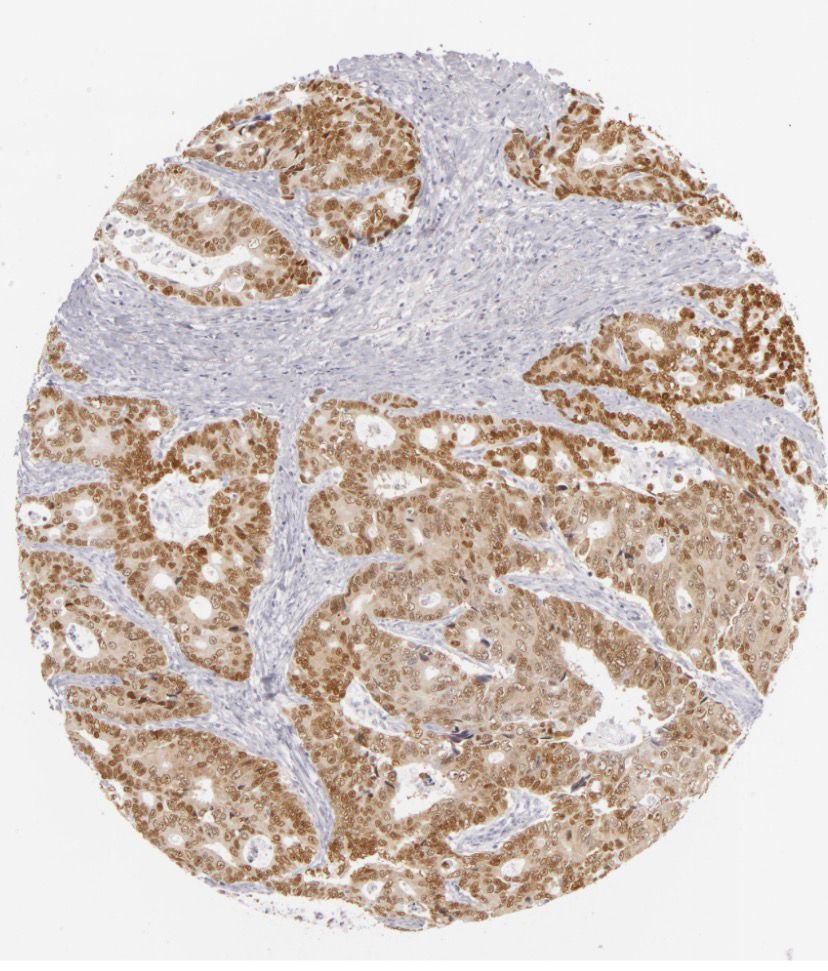
#> input picture assets/WhatsApp Image 2026-02-14 at 18.59.27.jpeg, 828 x 971 px; its folder holds only this picture in this run
$ python -i dab_extractor.py   (imports and definitions only)
#> lines starting #> are read from the running program, lines starting #| are printed output that depends on the picture; after the words box and inside, x2 and y2 are one past the last pixel; in counts of white or black regions, pixels touching at a corner belong together
import cv2
import numpy as np


class DABExtractor:
    def __init__(self, method='multi_threshold'):
        """
        Initialize DAB Extractor
        Args:
            method: 'multi_threshold', 'color_deconv', or 'lab'
        """
#> in extract_and_analyze, image is the input picture: shape (971, 828, 3); mean B, G, R 192.5, 198.3, 209.5
        self.method = method

    def detect_tissue_region(self, image):
        # 1. Preprocess
        gray = cv2.cvtColor(image, cv2.COLOR_RGB2GRAY)
        clahe = cv2.createCLAHE(clipLimit=2.0, tileGridSize=(8,8))
        enhanced = clahe.apply(gray)
        blurred = cv2.medianBlur(enhanced, 5)   # median often better than Gaussian here

        # 2. Adaptive thresholding (most reliable for uneven bg)
        binary = cv2.adaptiveThreshold(
            blurred, 255,
            cv2.ADAPTIVE_THRESH_GAUSSIAN_C,
            cv2.THRESH_BINARY_INV,
            251,          # large block → good for global illumination changes
            15
        )
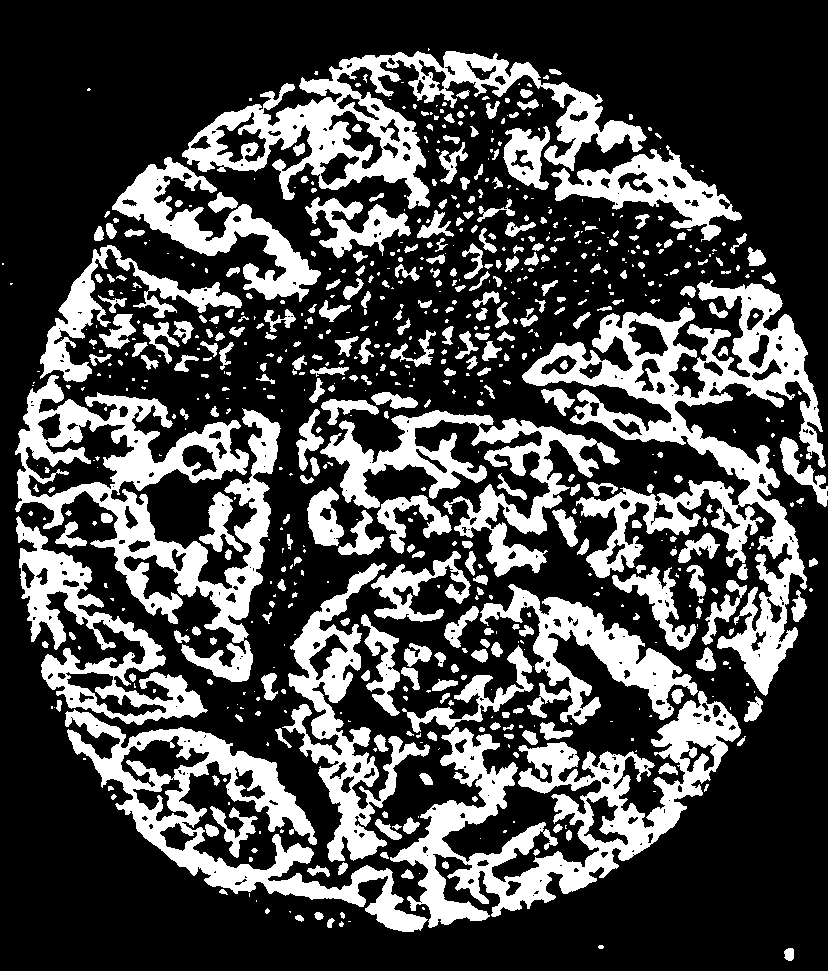
#> binary: shape (971, 828); 29.1% white; 742 white regions (377 under 20 px), largest, box (x1, y1, x2, y2) and area: (522, 280, 826, 696) 31328, (390, 691, 741, 928) 24494, (15, 375, 281, 682) 23779

        # 3. Stronger cleaning
        kernel = cv2.getStructuringElement(cv2.MORPH_ELLIPSE, (25,25))
        binary = cv2.morphologyEx(binary, cv2.MORPH_CLOSE, kernel, iterations=2)
#> binary: shape (971, 828); 69.4% white; 4 black regions, box (x1, y1, x2, y2) and area: (0, 0, 828, 432) 127512, (0, 586, 828, 971) 113886, (148, 476, 208, 543) 3215, (796, 506, 828, 562) 1428
        binary = cv2.morphologyEx(binary, cv2.MORPH_OPEN,  kernel, iterations=3)
#> binary: shape (971, 828); 69.2% white; 3 black regions

        # Optional: remove very small components early
        contours, _ = cv2.findContours(binary, cv2.RETR_EXTERNAL, cv2.CHAIN_APPROX_SIMPLE)
#> contours = 1 contour; box (x1, y1, x2, y2) and area: (0, 49, 828, 932) 558471
        if not contours:
            return None, None, None

        # Keep only largest → or filter by area
        valid_contours = [c for c in contours if cv2.contourArea(c) > 5000]  # tune
#> valid_contours has the same summary as contours
        if not valid_contours:
            return None, None, None

        largest = max(valid_contours, key=cv2.contourArea)
#> largest = contour of 1229 points, box (x1, y1, x2, y2) (0, 49, 828, 932), area 558471

        mask = np.zeros_like(gray)
        cv2.drawContours(mask, [largest], -1, 255, cv2.FILLED)
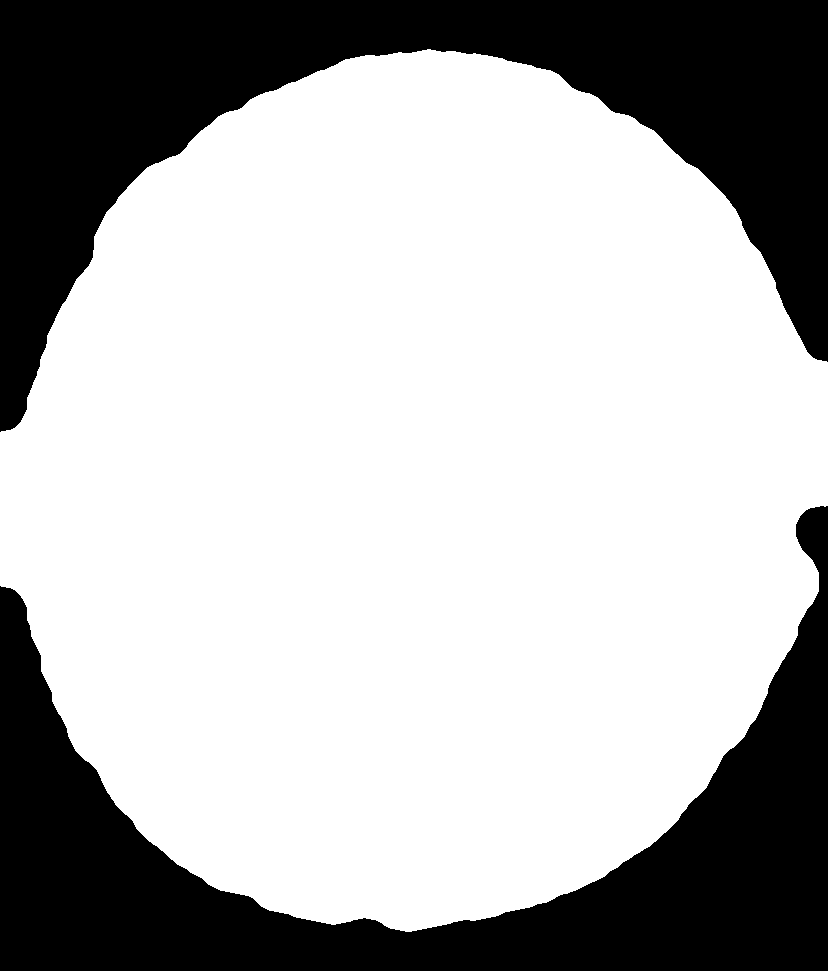
#> mask: shape (971, 828); 69.6% white; 2 black regions, box (x1, y1, x2, y2) and area: (0, 0, 828, 432) 127955, (0, 506, 828, 971) 116331

        x,y,w,h = cv2.boundingRect(largest)
#> x = 0; y = 49; w = 828; h = 883
#> in extract_and_analyze, `tissue_mask, contour, bbox = self.detect_tissue_region(image_rgb)`: contour has the same summary as largest in detect_tissue_region; bbox = (0, 49, 828, 883)
        return mask, largest, (x,y,w,h)

    # [47 lines left out: function preview_tissue_detection, not called in this run]

    def multi_threshold_rgb(self, masked_image, tissue_mask):
        """
        Multi-level RGB thresholding for varied brown intensities
        Best for images with strong and varied DAB staining
        """
        R = masked_image[:, :, 0].astype(np.float32)
        G = masked_image[:, :, 1].astype(np.float32)
        B = masked_image[:, :, 2].astype(np.float32)

        # Light brown (tan areas)
        light_brown = (R > 120) & (R > B * 1.15) & (R > G * 1.05) & (B < 180)
#> light_brown: shape (971, 828) bool; 31.8% white; 173 white regions (131 under 20 px), largest, box (x1, y1, x2, y2) and area: (65, 283, 817, 928) 172144, (24, 387, 280, 682) 29798, (182, 79, 422, 210) 13969

        # Medium brown (typical DAB)
        medium_brown = (R > 100) & (R > B * 1.25) & (R > G * 1.1) & (B < 150)
#> medium_brown: shape (971, 828) bool; 20.4% white; 773 white regions (479 under 20 px), largest, box (x1, y1, x2, y2) and area: (288, 564, 624, 923) 24779, (523, 284, 814, 522) 17678, (39, 396, 279, 644) 16039

        # Dark brown (strong DAB)
        dark_brown = (R > 80) & (R > B * 1.3) & (G > 50) & (B < 120)
#> dark_brown: shape (971, 828) bool; 11.3% white; 2027 white regions (1387 under 20 px), largest, box (x1, y1, x2, y2) and area: (560, 344, 769, 445) 4029, (699, 284, 805, 391) 3257, (256, 97, 351, 185) 2595

        # Exclude very bright white areas (unstained)
        intensity_sum = R + G + B
        not_white = intensity_sum < 700
#> not_white: shape (971, 828) bool; 95.8% white; 1820 black regions (1591 under 20 px), largest, box (x1, y1, x2, y2) and area: (562, 642, 674, 752) 3175, (0, 420, 23, 596) 2763, (108, 211, 250, 286) 2249

        # Combine all brown intensities
        all_brown = (light_brown | medium_brown | dark_brown) & not_white
#> all_brown: shape (971, 828) bool; 32.3% white; 168 white regions (126 under 20 px), largest, box (x1, y1, x2, y2) and area: (65, 283, 817, 928) 174188, (24, 387, 280, 682) 30110, (182, 79, 422, 210) 14390

        dab_mask = np.zeros(masked_image.shape[:2], dtype=np.uint8)
        dab_mask[all_brown] = 255
        dab_mask = cv2.bitwise_and(dab_mask, tissue_mask)

        # Morphological cleanup
        kernel = cv2.getStructuringElement(cv2.MORPH_ELLIPSE, (3, 3))
        dab_mask = cv2.morphologyEx(dab_mask, cv2.MORPH_OPEN, kernel)
#> dab_mask: shape (971, 828); 31.8% white; 94 white regions (40 under 20 px), largest, box (x1, y1, x2, y2) and area: (65, 399, 741, 928) 123607, (523, 283, 817, 696) 46423, (24, 387, 280, 682) 29796
        dab_mask = cv2.morphologyEx(dab_mask, cv2.MORPH_CLOSE, kernel, iterations=2)
#> dab_mask: shape (971, 828); 33.5% white; 43 white regions (13 under 20 px)

        return dab_mask

    # [69 lines left out: functions rgb_to_od, color_deconvolution_dab, lab_based_detection, not called in this run]

    def extract_and_analyze(self, image_path):
        """
        Extract and analyze DAB staining
        Args:
            image_path: path to input image
        Returns:
            tuple: (original, tissue_mask, result, metrics)
        """
        # Read image
        image = cv2.imread(image_path)
        if image is None:
            return None, None, None, {"Error": "Failed to load image"}

        image_rgb = cv2.cvtColor(image, cv2.COLOR_BGR2RGB)

        # Detect tissue region
        tissue_mask, contour, bbox = self.detect_tissue_region(image_rgb)
        if tissue_mask is None:
            return image_rgb, None, None, {"Error": "Tissue region not detected"}

        # Apply tissue mask
        masked_image = cv2.bitwise_and(image_rgb, image_rgb, mask=tissue_mask)

        # Choose detection method
        if self.method == 'multi_threshold':
            dab_mask = self.multi_threshold_rgb(masked_image, tissue_mask)
        elif self.method == 'color_deconv':
            dab_mask = self.color_deconvolution_dab(masked_image, tissue_mask)
        elif self.method == 'lab':
            dab_mask = self.lab_based_detection(masked_image, tissue_mask)
        else:
            dab_mask = self.multi_threshold_rgb(masked_image, tissue_mask)

        result = cv2.bitwise_and(masked_image, masked_image, mask=dab_mask)
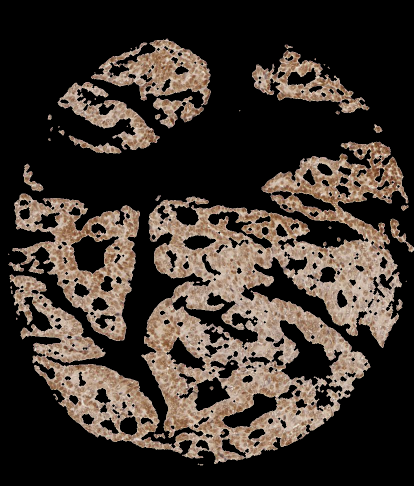
#> result: shape (971, 828, 3) (shown at 1/2 size); mean R, G, B 60.1, 51, 44.2

        # Calculate metrics
        total_pixels = np.count_nonzero(tissue_mask)
#> total_pixels = 559702
        brown_pixels = np.count_nonzero(dab_mask)
#> brown_pixels = 269124
        percentage = (brown_pixels / total_pixels) * 100 if total_pixels > 0 else 0
#> percentage = 48.08

        gray = cv2.cvtColor(result, cv2.COLOR_RGB2GRAY)
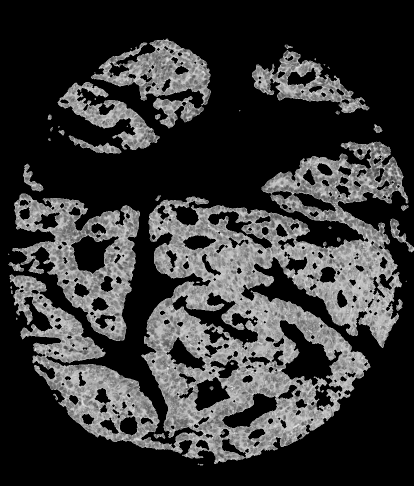
#> gray: shape (971, 828) (shown at 1/2 size); min 0, max 248, mean 52.9
        dab_values = gray[dab_mask > 0]

        if len(dab_values) > 0:
            mean_intensity = np.mean(dab_values)
#> mean_intensity = 158.1
            std_intensity = np.std(dab_values)
#> std_intensity = 28.6
            min_intensity = np.min(dab_values)
#> min_intensity = 44
            max_intensity = np.max(dab_values)
#> max_intensity = 248
        else:
            mean_intensity = std_intensity = min_intensity = max_intensity = 0

        metrics = {
            "Method": self.method,
            "Image Size": f"{image_rgb.shape[1]}x{image_rgb.shape[0]}",
            "Tissue Area (pixels)": int(total_pixels),
            "Brown Pixels": int(brown_pixels),
            "DAB Coverage (%)": round(float(percentage), 2),
            "Mean Intensity": round(float(mean_intensity), 2),
            "Std Intensity": round(float(std_intensity), 2),
            "Min Intensity": int(min_intensity),
            "Max Intensity": int(max_intensity)
        }

        # Draw contours of the brown/DAB regions on the original image
        contour_overlay = self.draw_dab_contours(image_rgb, dab_mask)

        return image_rgb, tissue_mask, result, metrics, contour_overlay

    def draw_dab_contours(self, original_image, dab_mask):
        """
        Find contours of the detected DAB/brown regions and draw them
        on a copy of the original image.
        Args:
            original_image: RGB image (numpy array)
            dab_mask: binary mask of detected DAB pixels
        Returns:
            overlay: original image with DAB region contours drawn on it
        """
        overlay = original_image.copy()

        # Find all external contours in the DAB mask
        contours, _ = cv2.findContours(dab_mask, cv2.RETR_EXTERNAL, cv2.CHAIN_APPROX_SIMPLE)
#> contours = 40 contours, 17 with area under 20; largest, box (x1, y1, x2, y2) and area: (19, 283, 817, 928) 243641, (17, 387, 280, 682) 40290, (182, 77, 422, 211) 15855, (504, 100, 739, 226) 12057, (115, 164, 320, 300) 8818

        # Filter out tiny noise contours (tune area threshold as needed)
        min_area = 50
        significant_contours = [c for c in contours if cv2.contourArea(c) > min_area]
#> significant_contours = 18 contours; largest, box (x1, y1, x2, y2) and area: (19, 283, 817, 928) 243641, (17, 387, 280, 682) 40290, (182, 77, 422, 211) 15855, (504, 100, 739, 226) 12057, (115, 164, 320, 300) 8818

        # Draw filled semi-transparent highlight over DAB regions
        highlight = overlay.copy()
        cv2.drawContours(highlight, significant_contours, -1, (255, 165, 0), cv2.FILLED)
        cv2.addWeighted(highlight, 0.3, overlay, 0.7, 0, overlay)

        # Draw contour outlines on top (bright orange, visible against tissue)
        cv2.drawContours(overlay, significant_contours, -1, (255, 100, 0), 2)

        # Add legend text
        num_regions = len(significant_contours)
#> num_regions = 18
        cv2.putText(overlay, f"DAB Regions: {num_regions}",
                    (10, 30), cv2.FONT_HERSHEY_SIMPLEX, 0.8, (255, 100, 0), 2)
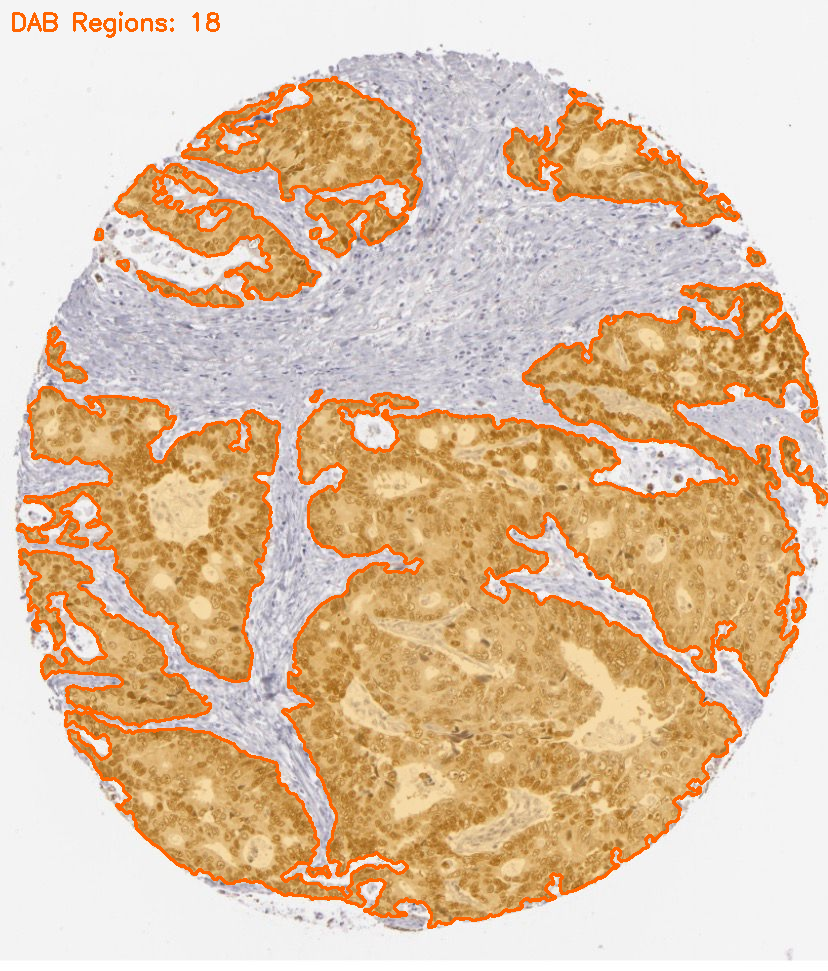
#> overlay: shape (971, 828, 3); mean R, G, B 221, 193.7, 165.8

        return overlay

    # [55 lines left out: function extract_and_analyze_whole, not called in this run]

>>> result = DABExtractor().extract_and_analyze('../assets/WhatsApp Image 2026-02-14 at 18.59.27.jpeg')
#> result = 5 items
